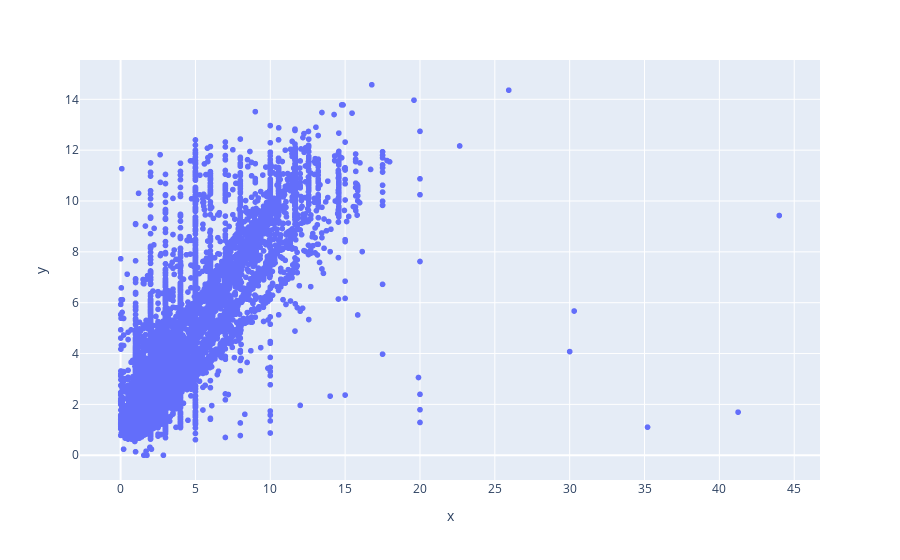

The notebook cell this image was saved under:
### Code cell
pred=model.predict(X_test)
p=np.zeros(len(pred))
for i in range(len(pred)):
   p[i]=pred[i][0]
import plotly.express as px


px.scatter(x=np.array(y_test),y=p) #ouupredicts small values

### Figure 1 — Plotly figure (JSON) as saved in the notebook; plotly's stock layout.template omitted (floating-point values rounded to 4 significant figures; data arrays with more than 128 entries replaced by an {"elided": "..."} marker saying what was removed)
{"data": [{"hovertemplate": "x=%{x}<br>y=%{y}<extra></extra>", "legendgroup": "", "marker": {"color": "#636efa", "symbol": "circle"}, "mode": "markers", "name": "", "showlegend": false, "type": "scattergl", "x": {"elided": "34101 float values"}, "xaxis": "x", "y": {"elided": "34101 float values"}, "yaxis": "y"}], "layout": {"legend": {"tracegroupgap": 0}, "margin": {"t": 60}, "xaxis": {"anchor": "y", "domain": [0, 1], "title": {"text": "x"}}, "yaxis": {"anchor": "x", "domain": [0, 1], "title": {"text": "y"}}}}
